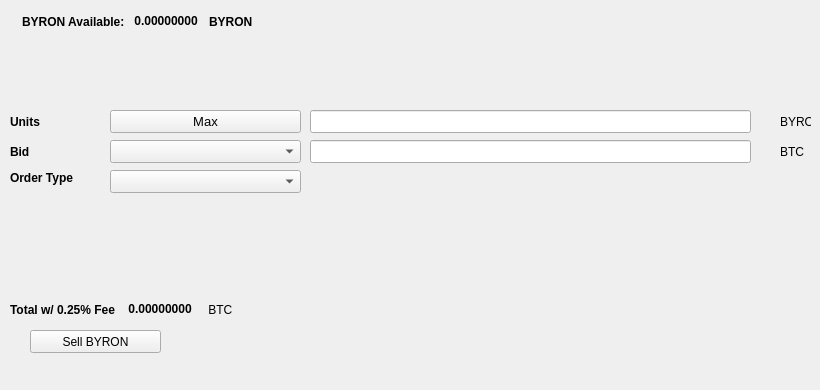
   <widget class="QWidget" name="SellTab">
    <attribute name="title">
     <string>Sell</string>
    </attribute>
    <widget class="QLabel" name="label_16">
     <property name="geometry">
      <rect>
       <x>780</x>
       <y>140</y>
       <width>31</width>
       <height>23</height>
      </rect>
     </property>
     <property name="text">
      <string>BTC</string>
     </property>
    </widget>
    <widget class="QComboBox" name="SellBidcomboBox">
     <property name="geometry">
      <rect>
       <x>110</x>
       <y>140</y>
       <width>191</width>
       <height>23</height>
      </rect>
     </property>
     <property name="font">
      <font>
       <pointsize>10</pointsize>
      </font>
     </property>
    </widget>
    <widget class="QLabel" name="label_18">
     <property name="geometry">
      <rect>
       <x>10</x>
       <y>110</y>
       <width>46</width>
       <height>23</height>
      </rect>
     </property>
     <property name="font">
      <font>
       <weight>75</weight>
       <bold>true</bold>
      </font>
     </property>
     <property name="text">
      <string>Units</string>
     </property>
    </widget>
    <widget class="QPushButton" name="Sell_Max_Amount">
     <property name="geometry">
      <rect>
       <x>110</x>
       <y>110</y>
       <width>191</width>
       <height>23</height>
      </rect>
     </property>
     <property name="font">
      <font>
       <pointsize>10</pointsize>
      </font>
     </property>
     <property name="text">
      <string>Max</string>
     </property>
    </widget>
    <widget class="QLabel" name="label_20">
     <property name="geometry">
      <rect>
       <x>10</x>
       <y>170</y>
       <width>91</width>
       <height>16</height>
      </rect>
     </property>
     <property name="font">
      <font>
       <weight>75</weight>
       <bold>true</bold>
      </font>
     </property>
     <property name="text">
      <string>Order Type</string>
     </property>
    </widget>
    <widget class="QComboBox" name="SellOrdertypeCombo">
     <property name="geometry">
      <rect>
       <x>110</x>
       <y>170</y>
       <width>191</width>
       <height>23</height>
      </rect>
     </property>
     <property name="font">
      <font>
       <pointsize>10</pointsize>
      </font>
     </property>
    </widget>
    <widget class="QLabel" name="label_21">
     <property name="geometry">
      <rect>
       <x>10</x>
       <y>140</y>
       <width>46</width>
       <height>23</height>
      </rect>
     </property>
     <property name="font">
      <font>
       <weight>75</weight>
       <bold>true</bold>
      </font>
     </property>
     <property name="text">
      <string>Bid</string>
     </property>
    </widget>
    <widget class="QLabel" name="label_22">
     <property name="geometry">
      <rect>
       <x>780</x>
       <y>110</y>
       <width>31</width>
       <height>23</height>
      </rect>
     </property>
     <property name="text">
      <string>BYRON</string>
     </property>
    </widget>
    <widget class="QLineEdit" name="UnitsInputBYRON">
     <property name="geometry">
      <rect>
       <x>310</x>
       <y>110</y>
       <width>441</width>
       <height>23</height>
      </rect>
     </property>
     <property name="font">
      <font>
       <pointsize>9</pointsize>
       <weight>75</weight>
       <bold>true</bold>
      </font>
     </property>
    </widget>
    <widget class="QLineEdit" name="SellBidPriceEdit">
     <property name="geometry">
      <rect>
       <x>310</x>
       <y>140</y>
       <width>441</width>
       <height>23</height>
      </rect>
     </property>
     <property name="font">
      <font>
       <pointsize>9</pointsize>
       <weight>75</weight>
       <bold>true</bold>
      </font>
     </property>
    </widget>
    <widget class="QPushButton" name="SellBYRONBTN">
     <property name="geometry">
      <rect>
       <x>30</x>
       <y>330</y>
       <width>131</width>
       <height>23</height>
      </rect>
     </property>
     <property name="text">
      <string>Sell BYRON</string>
     </property>
     <property name="icon">
      <iconset resource="../byron">
       <normaloff>:/icons/bitcoin</normaloff>:/icons/bitcoin</iconset>
     </property>
    </widget>
    <widget class="QWidget" name="layoutWidget3">
     <property name="geometry">
      <rect>
       <x>22</x>
       <y>12</y>
       <width>258</width>
       <height>19</height>
      </rect>
     </property>
     <layout class="QHBoxLayout" name="horizontalLayout">
      <item>
       <widget class="QLabel" name="label232_2">
        <property name="font">
         <font>
          <weight>75</weight>
          <bold>true</bold>
         </font>
        </property>
        <property name="text">
         <string>BYRON Available:</string>
        </property>
       </widget>
      </item>
      <item>
       <widget class="QLabel" name="BYRONAvailableLabel">
        <property name="palette">
         <palette>
          <active>
           <colorrole role="WindowText">
            <brush brushstyle="SolidPattern">
             <color alpha="255">
              <red>0</red>
              <green>0</green>
              <blue>0</blue>
             </color>
            </brush>
           </colorrole>
           <colorrole role="Button">
            <brush brushstyle="SolidPattern">
             <color alpha="255">
              <red>0</red>
              <green>170</green>
              <blue>0</blue>
             </color>
            </brush>
           </colorrole>
           <colorrole role="Light">
            <brush brushstyle="SolidPattern">
             <color alpha="255">
              <red>0</red>
              <green>255</green>
              <blue>0</blue>
             </color>
            </brush>
           </colorrole>
           <colorrole role="Midlight">
            <brush brushstyle="SolidPattern">
             <color alpha="255">
              <red>0</red>
              <green>212</green>
              <blue>0</blue>
             </color>
            </brush>
           </colorrole>
           <colorrole role="Dark">
            <brush brushstyle="SolidPattern">
             <color alpha="255">
              <red>0</red>
              <green>85</green>
              <blue>0</blue>
             </color>
            </brush>
           </colorrole>
           <colorrole role="Mid">
            <brush brushstyle="SolidPattern">
             <color alpha="255">
              <red>0</red>
              <green>113</green>
              <blue>0</blue>
             </color>
            </brush>
           </colorrole>
           <colorrole role="Text">
            <brush brushstyle="SolidPattern">
             <color alpha="255">
              <red>0</red>
              <green>170</green>
              <blue>0</blue>
             </color>
            </brush>
           </colorrole>
           <colorrole role="BrightText">
            <brush brushstyle="SolidPattern">
             <color alpha="255">
              <red>255</red>
              <green>255</green>
              <blue>255</blue>
             </color>
            </brush>
           </colorrole>
           <colorrole role="ButtonText">
            <brush brushstyle="SolidPattern">
             <color alpha="255">
              <red>0</red>
              <green>0</green>
              <blue>0</blue>
             </color>
            </brush>
           </colorrole>
           <colorrole role="Base">
            <brush brushstyle="SolidPattern">
             <color alpha="255">
              <red>255</red>
              <green>255</green>
              <blue>255</blue>
             </color>
            </brush>
           </colorrole>
           <colorrole role="Window">
            <brush brushstyle="SolidPattern">
             <color alpha="255">
              <red>0</red>
              <green>170</green>
              <blue>0</blue>
             </color>
            </brush>
           </colorrole>
           <colorrole role="Shadow">
            <brush brushstyle="SolidPattern">
             <color alpha="255">
              <red>0</red>
              <green>0</green>
              <blue>0</blue>
             </color>
            </brush>
           </colorrole>
           <colorrole role="AlternateBase">
            <brush brushstyle="SolidPattern">
             <color alpha="255">
              <red>127</red>
              <green>212</green>
              <blue>127</blue>
             </color>
            </brush>
           </colorrole>
           <colorrole role="ToolTipBase">
            <brush brushstyle="SolidPattern">
             <color alpha="255">
              <red>255</red>
              <green>255</green>
              <blue>220</blue>
             </color>
            </brush>
           </colorrole>
           <colorrole role="ToolTipText">
            <brush brushstyle="SolidPattern">
             <color alpha="255">
              <red>0</red>
              <green>0</green>
              <blue>0</blue>
             </color>
            </brush>
           </colorrole>
          </active>
          <inactive>
           <colorrole role="WindowText">
            <brush brushstyle="SolidPattern">
             <color alpha="255">
              <red>0</red>
              <green>0</green>
              <blue>0</blue>
             </color>
            </brush>
           </colorrole>
           <colorrole role="Button">
            <brush brushstyle="SolidPattern">
             <color alpha="255">
              <red>0</red>
              <green>170</green>
              <blue>0</blue>
             </color>
            </brush>
           </colorrole>
           <colorrole role="Light">
            <brush brushstyle="SolidPattern">
             <color alpha="255">
              <red>0</red>
              <green>255</green>
              <blue>0</blue>
             </color>
            </brush>
           </colorrole>
           <colorrole role="Midlight">
            <brush brushstyle="SolidPattern">
             <color alpha="255">
              <red>0</red>
              <green>212</green>
              <blue>0</blue>
             </color>
            </brush>
           </colorrole>
           <colorrole role="Dark">
            <brush brushstyle="SolidPattern">
             <color alpha="255">
              <red>0</red>
              <green>85</green>
              <blue>0</blue>
             </color>
            </brush>
           </colorrole>
           <colorrole role="Mid">
            <brush brushstyle="SolidPattern">
             <color alpha="255">
              <red>0</red>
              <green>113</green>
              <blue>0</blue>
             </color>
            </brush>
           </colorrole>
           <colorrole role="Text">
            <brush brushstyle="SolidPattern">
             <color alpha="255">
              <red>0</red>
              <green>170</green>
              <blue>0</blue>
             </color>
            </brush>
           </colorrole>
           <colorrole role="BrightText">
            <brush brushstyle="SolidPattern">
             <color alpha="255">
              <red>255</red>
              <green>255</green>
              <blue>255</blue>
             </color>
            </brush>
           </colorrole>
           <colorrole role="ButtonText">
            <brush brushstyle="SolidPattern">
             <color alpha="255">
              <red>0</red>
              <green>0</green>
              <blue>0</blue>
             </color>
            </brush>
           </colorrole>
           <colorrole role="Base">
            <brush brushstyle="SolidPattern">
             <color alpha="255">
              <red>255</red>
              <green>255</green>
              <blue>255</blue>
             </color>
            </brush>
           </colorrole>
           <colorrole role="Window">
            <brush brushstyle="SolidPattern">
             <color alpha="255">
              <red>0</red>
              <green>170</green>
              <blue>0</blue>
             </color>
            </brush>
           </colorrole>
           <colorrole role="Shadow">
            <brush brushstyle="SolidPattern">
             <color alpha="255">
              <red>0</red>
              <green>0</green>
              <blue>0</blue>
             </color>
            </brush>
           </colorrole>
           <colorrole role="AlternateBase">
            <brush brushstyle="SolidPattern">
             <color alpha="255">
              <red>127</red>
              <green>212</green>
              <blue>127</blue>
             </color>
            </brush>
           </colorrole>
           <colorrole role="ToolTipBase">
            <brush brushstyle="SolidPattern">
             <color alpha="255">
              <red>255</red>
              <green>255</green>
              <blue>220</blue>
             </color>
            </brush>
           </colorrole>
           <colorrole role="ToolTipText">
            <brush brushstyle="SolidPattern">
             <color alpha="255">
              <red>0</red>
              <green>0</green>
              <blue>0</blue>
             </color>
            </brush>
           </colorrole>
          </inactive>
          <disabled>
           <colorrole role="WindowText">
            <brush brushstyle="SolidPattern">
             <color alpha="255">
              <red>0</red>
              <green>85</green>
              <blue>0</blue>
             </color>
            </brush>
           </colorrole>
           <colorrole role="Button">
            <brush brushstyle="SolidPattern">
             <color alpha="255">
              <red>0</red>
              <green>170</green>
              <blue>0</blue>
             </color>
            </brush>
           </colorrole>
           <colorrole role="Light">
            <brush brushstyle="SolidPattern">
             <color alpha="255">
              <red>0</red>
              <green>255</green>
              <blue>0</blue>
             </color>
            </brush>
           </colorrole>
           <colorrole role="Midlight">
            <brush brushstyle="SolidPattern">
             <color alpha="255">
              <red>0</red>
              <green>212</green>
              <blue>0</blue>
             </color>
            </brush>
           </colorrole>
           <colorrole role="Dark">
            <brush brushstyle="SolidPattern">
             <color alpha="255">
              <red>0</red>
              <green>85</green>
              <blue>0</blue>
             </color>
            </brush>
           </colorrole>
           <colorrole role="Mid">
            <brush brushstyle="SolidPattern">
             <color alpha="255">
              <red>0</red>
              <green>113</green>
              <blue>0</blue>
             </color>
            </brush>
           </colorrole>
           <colorrole role="Text">
            <brush brushstyle="SolidPattern">
             <color alpha="255">
              <red>0</red>
              <green>85</green>
              <blue>0</blue>
             </color>
            </brush>
           </colorrole>
           <colorrole role="BrightText">
            <brush brushstyle="SolidPattern">
             <color alpha="255">
              <red>255</red>
              <green>255</green>
              <blue>255</blue>
             </color>
            </brush>
           </colorrole>
           <colorrole role="ButtonText">
            <brush brushstyle="SolidPattern">
             <color alpha="255">
              <red>0</red>
              <green>85</green>
              <blue>0</blue>
             </color>
            </brush>
           </colorrole>
           <colorrole role="Base">
            <brush brushstyle="SolidPattern">
             <color alpha="255">
              <red>0</red>
              <green>170</green>
              <blue>0</blue>
             </color>
            </brush>
           </colorrole>
           <colorrole role="Window">
            <brush brushstyle="SolidPattern">
             <color alpha="255">
              <red>0</red>
              <green>170</green>
              <blue>0</blue>
             </color>
            </brush>
           </colorrole>
           <colorrole role="Shadow">
            <brush brushstyle="SolidPattern">
             <color alpha="255">
              <red>0</red>
              <green>0</green>
              <blue>0</blue>
             </color>
            </brush>
           </colorrole>
           <colorrole role="AlternateBase">
            <brush brushstyle="SolidPattern">
             <color alpha="255">
              <red>0</red>
              <green>170</green>
              <blue>0</blue>
             </color>
            </brush>
           </colorrole>
           <colorrole role="ToolTipBase">
            <brush brushstyle="SolidPattern">
             <color alpha="255">
              <red>255</red>
              <green>255</green>
              <blue>220</blue>
             </color>
            </brush>
           </colorrole>
           <colorrole role="ToolTipText">
            <brush brushstyle="SolidPattern">
             <color alpha="255">
              <red>0</red>
              <green>0</green>
              <blue>0</blue>
             </color>
            </brush>
           </colorrole>
          </disabled>
         </palette>
        </property>
        <property name="font">
         <font>
          <weight>75</weight>
          <bold>true</bold>
         </font>
        </property>
        <property name="text">
         <string> 0.00000000 </string>
        </property>
        <property name="textInteractionFlags">
         <set>Qt::LinksAccessibleByMouse|Qt::TextSelectableByKeyboard|Qt::TextSelectableByMouse</set>
        </property>
       </widget>
      </item>
      <item>
       <widget class="QLabel" name="labelBYRON">
        <property name="font">
         <font>
          <weight>75</weight>
          <bold>true</bold>
         </font>
        </property>
        <property name="text">
         <string>BYRON</string>
        </property>
       </widget>
      </item>
     </layout>
    </widget>
    <widget class="QWidget" name="layoutWidget">
     <property name="geometry">
      <rect>
       <x>10</x>
       <y>300</y>
       <width>268</width>
       <height>19</height>
      </rect>
     </property>
     <layout class="QHBoxLayout" name="horizontalLayout_2">
      <item>
       <widget class="QLabel" name="label_19">
        <property name="font">
         <font>
          <weight>75</weight>
          <bold>true</bold>
         </font>
        </property>
        <property name="text">
         <string>Total w/ 0.25% Fee </string>
        </property>
       </widget>
      </item>
      <item>
       <widget class="QLabel" name="SellCostLabel">
        <property name="palette">
         <palette>
          <active>
           <colorrole role="WindowText">
            <brush brushstyle="SolidPattern">
             <color alpha="255">
              <red>0</red>
              <green>0</green>
              <blue>0</blue>
             </color>
            </brush>
           </colorrole>
           <colorrole role="Button">
            <brush brushstyle="SolidPattern">
             <color alpha="255">
              <red>0</red>
              <green>170</green>
              <blue>0</blue>
             </color>
            </brush>
           </colorrole>
           <colorrole role="Light">
            <brush brushstyle="SolidPattern">
             <color alpha="255">
              <red>0</red>
              <green>255</green>
              <blue>0</blue>
             </color>
            </brush>
           </colorrole>
           <colorrole role="Midlight">
            <brush brushstyle="SolidPattern">
             <color alpha="255">
              <red>0</red>
              <green>212</green>
              <blue>0</blue>
             </color>
            </brush>
           </colorrole>
           <colorrole role="Dark">
            <brush brushstyle="SolidPattern">
             <color alpha="255">
              <red>0</red>
              <green>85</green>
              <blue>0</blue>
             </color>
            </brush>
           </colorrole>
           <colorrole role="Mid">
            <brush brushstyle="SolidPattern">
             <color alpha="255">
              <red>0</red>
              <green>113</green>
              <blue>0</blue>
             </color>
            </brush>
           </colorrole>
           <colorrole role="Text">
            <brush brushstyle="SolidPattern">
             <color alpha="255">
              <red>0</red>
              <green>170</green>
              <blue>0</blue>
             </color>
            </brush>
           </colorrole>
           <colorrole role="BrightText">
            <brush brushstyle="SolidPattern">
             <color alpha="255">
              <red>255</red>
              <green>255</green>
              <blue>255</blue>
             </color>
            </brush>
           </colorrole>
           <colorrole role="ButtonText">
            <brush brushstyle="SolidPattern">
             <color alpha="255">
              <red>0</red>
              <green>0</green>
              <blue>0</blue>
             </color>
            </brush>
           </colorrole>
           <colorrole role="Base">
            <brush brushstyle="SolidPattern">
             <color alpha="255">
              <red>255</red>
              <green>255</green>
              <blue>255</blue>
             </color>
            </brush>
           </colorrole>
           <colorrole role="Window">
            <brush brushstyle="SolidPattern">
             <color alpha="255">
              <red>0</red>
              <green>170</green>
              <blue>0</blue>
             </color>
            </brush>
           </colorrole>
           <colorrole role="Shadow">
            <brush brushstyle="SolidPattern">
             <color alpha="255">
              <red>0</red>
              <green>0</green>
              <blue>0</blue>
             </color>
            </brush>
           </colorrole>
           <colorrole role="AlternateBase">
            <brush brushstyle="SolidPattern">
             <color alpha="255">
              <red>127</red>
              <green>212</green>
              <blue>127</blue>
             </color>
            </brush>
           </colorrole>
           <colorrole role="ToolTipBase">
            <brush brushstyle="SolidPattern">
             <color alpha="255">
              <red>255</red>
              <green>255</green>
              <blue>220</blue>
             </color>
            </brush>
           </colorrole>
           <colorrole role="ToolTipText">
            <brush brushstyle="SolidPattern">
             <color alpha="255">
              <red>0</red>
              <green>0</green>
              <blue>0</blue>
             </color>
            </brush>
           </colorrole>
          </active>
          <inactive>
           <colorrole role="WindowText">
            <brush brushstyle="SolidPattern">
             <color alpha="255">
              <red>0</red>
              <green>0</green>
              <blue>0</blue>
             </color>
            </brush>
           </colorrole>
           <colorrole role="Button">
            <brush brushstyle="SolidPattern">
             <color alpha="255">
              <red>0</red>
              <green>170</green>
              <blue>0</blue>
             </color>
            </brush>
           </colorrole>
           <colorrole role="Light">
            <brush brushstyle="SolidPattern">
             <color alpha="255">
              <red>0</red>
              <green>255</green>
              <blue>0</blue>
             </color>
            </brush>
           </colorrole>
           <colorrole role="Midlight">
            <brush brushstyle="SolidPattern">
             <color alpha="255">
              <red>0</red>
              <green>212</green>
              <blue>0</blue>
             </color>
            </brush>
           </colorrole>
           <colorrole role="Dark">
            <brush brushstyle="SolidPattern">
             <color alpha="255">
              <red>0</red>
              <green>85</green>
              <blue>0</blue>
             </color>
            </brush>
           </colorrole>
           <colorrole role="Mid">
            <brush brushstyle="SolidPattern">
             <color alpha="255">
              <red>0</red>
              <green>113</green>
              <blue>0</blue>
             </color>
            </brush>
           </colorrole>
           <colorrole role="Text">
            <brush brushstyle="SolidPattern">
             <color alpha="255">
              <red>0</red>
              <green>170</green>
              <blue>0</blue>
             </color>
            </brush>
           </colorrole>
           <colorrole role="BrightText">
            <brush brushstyle="SolidPattern">
             <color alpha="255">
              <red>255</red>
              <green>255</green>
              <blue>255</blue>
             </color>
            </brush>
           </colorrole>
           <colorrole role="ButtonText">
            <brush brushstyle="SolidPattern">
             <color alpha="255">
              <red>0</red>
              <green>0</green>
              <blue>0</blue>
             </color>
            </brush>
           </colorrole>
           <colorrole role="Base">
            <brush brushstyle="SolidPattern">
             <color alpha="255">
              <red>255</red>
              <green>255</green>
              <blue>255</blue>
             </color>
            </brush>
           </colorrole>
           <colorrole role="Window">
            <brush brushstyle="SolidPattern">
             <color alpha="255">
              <red>0</red>
              <green>170</green>
              <blue>0</blue>
             </color>
            </brush>
           </colorrole>
           <colorrole role="Shadow">
            <brush brushstyle="SolidPattern">
             <color alpha="255">
              <red>0</red>
              <green>0</green>
              <blue>0</blue>
             </color>
            </brush>
           </colorrole>
           <colorrole role="AlternateBase">
            <brush brushstyle="SolidPattern">
             <color alpha="255">
              <red>127</red>
              <green>212</green>
              <blue>127</blue>
             </color>
            </brush>
           </colorrole>
           <colorrole role="ToolTipBase">
            <brush brushstyle="SolidPattern">
             <color alpha="255">
              <red>255</red>
              <green>255</green>
              <blue>220</blue>
             </color>
            </brush>
           </colorrole>
           <colorrole role="ToolTipText">
            <brush brushstyle="SolidPattern">
             <color alpha="255">
              <red>0</red>
              <green>0</green>
              <blue>0</blue>
             </color>
            </brush>
           </colorrole>
          </inactive>
          <disabled>
           <colorrole role="WindowText">
            <brush brushstyle="SolidPattern">
             <color alpha="255">
              <red>0</red>
              <green>85</green>
              <blue>0</blue>
             </color>
            </brush>
           </colorrole>
           <colorrole role="Button">
            <brush brushstyle="SolidPattern">
             <color alpha="255">
              <red>0</red>
              <green>170</green>
              <blue>0</blue>
             </color>
            </brush>
           </colorrole>
           <colorrole role="Light">
            <brush brushstyle="SolidPattern">
             <color alpha="255">
              <red>0</red>
              <green>255</green>
              <blue>0</blue>
             </color>
            </brush>
           </colorrole>
           <colorrole role="Midlight">
            <brush brushstyle="SolidPattern">
             <color alpha="255">
              <red>0</red>
              <green>212</green>
              <blue>0</blue>
             </color>
            </brush>
           </colorrole>
           <colorrole role="Dark">
            <brush brushstyle="SolidPattern">
             <color alpha="255">
              <red>0</red>
              <green>85</green>
              <blue>0</blue>
             </color>
            </brush>
           </colorrole>
           <colorrole role="Mid">
            <brush brushstyle="SolidPattern">
             <color alpha="255">
              <red>0</red>
              <green>113</green>
              <blue>0</blue>
             </color>
            </brush>
           </colorrole>
           <colorrole role="Text">
            <brush brushstyle="SolidPattern">
             <color alpha="255">
              <red>0</red>
              <green>85</green>
              <blue>0</blue>
             </color>
            </brush>
           </colorrole>
           <colorrole role="BrightText">
            <brush brushstyle="SolidPattern">
             <color alpha="255">
              <red>255</red>
              <green>255</green>
              <blue>255</blue>
             </color>
            </brush>
           </colorrole>
           <colorrole role="ButtonText">
            <brush brushstyle="SolidPattern">
             <color alpha="255">
              <red>0</red>
              <green>85</green>
              <blue>0</blue>
             </color>
            </brush>
           </colorrole>
           <colorrole role="Base">
            <brush brushstyle="SolidPattern">
             <color alpha="255">
              <red>0</red>
              <green>170</green>
              <blue>0</blue>
             </color>
            </brush>
           </colorrole>
           <colorrole role="Window">
            <brush brushstyle="SolidPattern">
             <color alpha="255">
              <red>0</red>
              <green>170</green>
              <blue>0</blue>
             </color>
            </brush>
           </colorrole>
           <colorrole role="Shadow">
            <brush brushstyle="SolidPattern">
             <color alpha="255">
              <red>0</red>
              <green>0</green>
              <blue>0</blue>
             </color>
            </brush>
           </colorrole>
           <colorrole role="AlternateBase">
            <brush brushstyle="SolidPattern">
             <color alpha="255">
              <red>0</red>
              <green>170</green>
              <blue>0</blue>
             </color>
            </brush>
           </colorrole>
           <colorrole role="ToolTipBase">
            <brush brushstyle="SolidPattern">
             <color alpha="255">
              <red>255</red>
              <green>255</green>
              <blue>220</blue>
             </color>
            </brush>
           </colorrole>
           <colorrole role="ToolTipText">
            <brush brushstyle="SolidPattern">
             <color alpha="255">
              <red>0</red>
              <green>0</green>
              <blue>0</blue>
             </color>
            </brush>
           </colorrole>
          </disabled>
         </palette>
        </property>
        <property name="font">
         <font>
          <weight>75</weight>
          <bold>true</bold>
         </font>
        </property>
        <property name="autoFillBackground">
         <bool>false</bool>
        </property>
        <property name="text">
         <string> 0.00000000</string>
        </property>
        <property name="textInteractionFlags">
         <set>Qt::LinksAccessibleByMouse|Qt::TextSelectableByMouse</set>
        </property>
       </widget>
      </item>
      <item>
       <widget class="QLabel" name="label_17">
        <property name="font">
         <font>
          <weight>50</weight>
          <bold>false</bold>
         </font>
        </property>
        <property name="text">
         <string> BTC</string>
        </property>
       </widget>
      </item>
     </layout>
    </widget>
    <widget class="QLabel" name="label_23">
     <property name="geometry">
      <rect>
       <x>460</x>
       <y>300</y>
       <width>281</width>
       <height>81</height>
      </rect>
     </property>
     <property name="text">
      <string/>
     </property>
     <property name="pixmap">
      <pixmap>:/images/bittrex</pixmap>
     </property>
    </widget>
   </widget>
